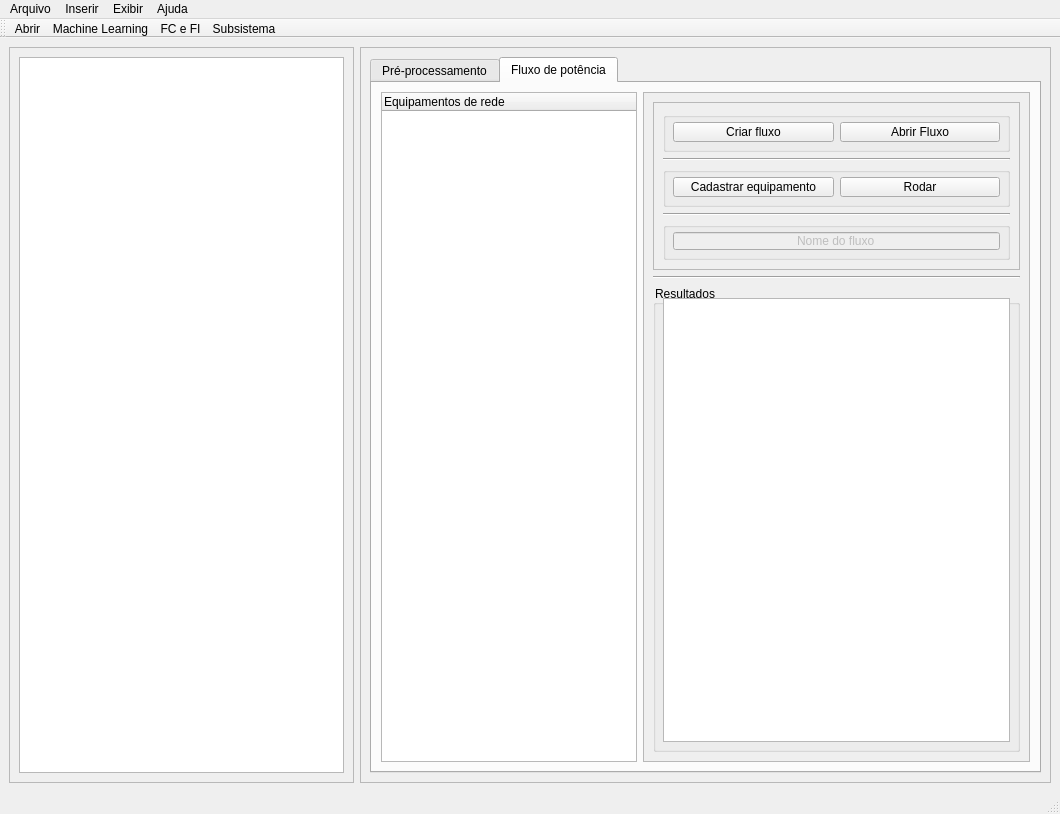
<?xml version="1.0" encoding="UTF-8"?>
<ui version="4.0">
 <class>MainWindow</class>
 <widget class="QMainWindow" name="MainWindow">
  <property name="geometry">
   <rect>
    <x>0</x>
    <y>0</y>
    <width>1060</width>
    <height>814</height>
   </rect>
  </property>
  <property name="windowTitle">
   <string>MainWindow</string>
  </property>
  <property name="styleSheet">
   <string notr="true">QWidget {  margin:0;padding:0;};
QMainWindow{margin:0;padding:0;}</string>
  </property>
  <widget class="QWidget" name="centralwidget">
   <property name="styleSheet">
    <string notr="true"/>
   </property>
   <layout class="QHBoxLayout" name="horizontalLayout" stretch="1,2">
    <item>
     <widget class="QScrollArea" name="scrollArea">
      <property name="maximumSize">
       <size>
        <width>16777215</width>
        <height>16777215</height>
       </size>
      </property>
      <property name="styleSheet">
       <string notr="true"/>
      </property>
      <property name="frameShape">
       <enum>QFrame::StyledPanel</enum>
      </property>
      <property name="frameShadow">
       <enum>QFrame::Sunken</enum>
      </property>
      <property name="sizeAdjustPolicy">
       <enum>QAbstractScrollArea::AdjustIgnored</enum>
      </property>
      <property name="widgetResizable">
       <bool>true</bool>
      </property>
      <widget class="QWidget" name="scrollAreaWidgetContents">
       <property name="geometry">
        <rect>
         <x>0</x>
         <y>0</y>
         <width>342</width>
         <height>704</height>
        </rect>
       </property>
       <layout class="QVBoxLayout" name="verticalLayout">
        <item>
         <widget class="QTreeWidget" name="eq_treewidget">
          <attribute name="headerVisible">
           <bool>false</bool>
          </attribute>
          <attribute name="headerCascadingSectionResizes">
           <bool>false</bool>
          </attribute>
          <column>
           <property name="text">
            <string notr="true">Equipamentos</string>
           </property>
          </column>
         </widget>
        </item>
       </layout>
      </widget>
     </widget>
    </item>
    <item>
     <widget class="QScrollArea" name="scrollArea_2">
      <property name="styleSheet">
       <string notr="true"/>
      </property>
      <property name="widgetResizable">
       <bool>true</bool>
      </property>
      <widget class="QWidget" name="scrollAreaWidgetContents_2">
       <property name="geometry">
        <rect>
         <x>0</x>
         <y>0</y>
         <width>685</width>
         <height>704</height>
        </rect>
       </property>
       <layout class="QGridLayout" name="gridLayout">
        <item row="0" column="0">
         <widget class="QTabWidget" name="tabWidget">
          <property name="styleSheet">
           <string notr="true"/>
          </property>
          <property name="currentIndex">
           <number>1</number>
          </property>
          <widget class="QWidget" name="tab">
           <attribute name="title">
            <string>Pré-processamento</string>
           </attribute>
           <layout class="QVBoxLayout" name="verticalLayout_2">
            <item>
             <widget class="QScrollArea" name="scrollArea_5">
              <property name="styleSheet">
               <string notr="true"/>
              </property>
              <property name="widgetResizable">
               <bool>true</bool>
              </property>
              <widget class="QWidget" name="scrollAreaWidgetContents_6">
               <property name="geometry">
                <rect>
                 <x>0</x>
                 <y>0</y>
                 <width>612</width>
                 <height>1049</height>
                </rect>
               </property>
               <layout class="QVBoxLayout" name="verticalLayout_6">
                <item>
                 <widget class="QFrame" name="frame">
                  <property name="frameShape">
                   <enum>QFrame::StyledPanel</enum>
                  </property>
                  <property name="frameShadow">
                   <enum>QFrame::Raised</enum>
                  </property>
                  <layout class="QVBoxLayout" name="verticalLayout_3" stretch="0,0,10,0,10,0,0,0">
                   <item>
                    <widget class="QFrame" name="frame_2">
                     <property name="baseSize">
                      <size>
                       <width>0</width>
                       <height>0</height>
                      </size>
                     </property>
                     <property name="frameShape">
                      <enum>QFrame::StyledPanel</enum>
                     </property>
                     <property name="frameShadow">
                      <enum>QFrame::Raised</enum>
                     </property>
                     <layout class="QHBoxLayout" name="horizontalLayout_2" stretch="1,4">
                      <item>
                       <widget class="QLabel" name="label">
                        <property name="text">
                         <string>Base carregada:</string>
                        </property>
                       </widget>
                      </item>
                      <item>
                       <widget class="QLabel" name="name_base_label">
                        <property name="text">
                         <string>Nenhuma</string>
                        </property>
                       </widget>
                      </item>
                     </layout>
                    </widget>
                   </item>
                   <item>
                    <widget class="Line" name="line">
                     <property name="orientation">
                      <enum>Qt::Horizontal</enum>
                     </property>
                    </widget>
                   </item>
                   <item>
                    <widget class="QFrame" name="frame_6">
                     <property name="minimumSize">
                      <size>
                       <width>0</width>
                       <height>200</height>
                      </size>
                     </property>
                     <property name="frameShape">
                      <enum>QFrame::StyledPanel</enum>
                     </property>
                     <property name="frameShadow">
                      <enum>QFrame::Raised</enum>
                     </property>
                     <layout class="QVBoxLayout" name="verticalLayout_4" stretch="1,10">
                      <item>
                       <widget class="QLabel" name="label_3">
                        <property name="text">
                         <string>Estatísticas:</string>
                        </property>
                       </widget>
                      </item>
                      <item>
                       <widget class="QScrollArea" name="scrollArea_3">
                        <property name="sizePolicy">
                         <sizepolicy hsizetype="Expanding" vsizetype="Expanding">
                          <horstretch>0</horstretch>
                          <verstretch>0</verstretch>
                         </sizepolicy>
                        </property>
                        <property name="widgetResizable">
                         <bool>true</bool>
                        </property>
                        <widget class="QWidget" name="scrollAreaWidgetContents_3">
                         <property name="geometry">
                          <rect>
                           <x>0</x>
                           <y>0</y>
                           <width>540</width>
                           <height>151</height>
                          </rect>
                         </property>
                         <layout class="QVBoxLayout" name="verticalLayout_9">
                          <item>
                           <widget class="QLabel" name="est_label">
                            <property name="text">
                             <string>Estatísticas da base de dados.</string>
                            </property>
                           </widget>
                          </item>
                         </layout>
                        </widget>
                       </widget>
                      </item>
                     </layout>
                    </widget>
                   </item>
                   <item>
                    <widget class="Line" name="line_2">
                     <property name="orientation">
                      <enum>Qt::Horizontal</enum>
                     </property>
                    </widget>
                   </item>
                   <item>
                    <widget class="QFrame" name="frame_5">
                     <property name="minimumSize">
                      <size>
                       <width>0</width>
                       <height>200</height>
                      </size>
                     </property>
                     <property name="frameShape">
                      <enum>QFrame::StyledPanel</enum>
                     </property>
                     <property name="frameShadow">
                      <enum>QFrame::Raised</enum>
                     </property>
                     <layout class="QVBoxLayout" name="verticalLayout_5" stretch="1,10">
                      <item>
                       <widget class="QLabel" name="label_4">
                        <property name="text">
                         <string>Correlação:</string>
                        </property>
                       </widget>
                      </item>
                      <item>
                       <widget class="QScrollArea" name="scrollArea_4">
                        <property name="sizePolicy">
                         <sizepolicy hsizetype="Expanding" vsizetype="Expanding">
                          <horstretch>0</horstretch>
                          <verstretch>0</verstretch>
                         </sizepolicy>
                        </property>
                        <property name="widgetResizable">
                         <bool>true</bool>
                        </property>
                        <widget class="QWidget" name="scrollAreaWidgetContents_4">
                         <property name="geometry">
                          <rect>
                           <x>0</x>
                           <y>0</y>
                           <width>540</width>
                           <height>151</height>
                          </rect>
                         </property>
                         <layout class="QVBoxLayout" name="verticalLayout_10">
                          <item>
                           <widget class="QLabel" name="corr_label">
                            <property name="text">
                             <string>Correlação da base de dados.</string>
                            </property>
                           </widget>
                          </item>
                         </layout>
                        </widget>
                       </widget>
                      </item>
                     </layout>
                    </widget>
                   </item>
                   <item>
                    <widget class="Line" name="line_3">
                     <property name="orientation">
                      <enum>Qt::Horizontal</enum>
                     </property>
                    </widget>
                   </item>
                   <item>
                    <widget class="QFrame" name="frame_3">
                     <property name="frameShape">
                      <enum>QFrame::StyledPanel</enum>
                     </property>
                     <property name="frameShadow">
                      <enum>QFrame::Raised</enum>
                     </property>
                     <layout class="QVBoxLayout" name="verticalLayout_8">
                      <property name="spacing">
                       <number>6</number>
                      </property>
                      <item>
                       <widget class="QLabel" name="label_5">
                        <property name="text">
                         <string>Processamento:</string>
                        </property>
                       </widget>
                      </item>
                      <item>
                       <layout class="QHBoxLayout" name="horizontalLayout_9">
                        <item>
                         <spacer name="horizontalSpacer_12">
                          <property name="orientation">
                           <enum>Qt::Horizontal</enum>
                          </property>
                          <property name="sizeHint" stdset="0">
                           <size>
                            <width>40</width>
                            <height>20</height>
                           </size>
                          </property>
                         </spacer>
                        </item>
                        <item>
                         <widget class="QLabel" name="label_2">
                          <property name="text">
                           <string>Colunas Selecionadas:</string>
                          </property>
                         </widget>
                        </item>
                        <item>
                         <widget class="QLabel" name="col_label">
                          <property name="text">
                           <string>0</string>
                          </property>
                         </widget>
                        </item>
                        <item>
                         <spacer name="horizontalSpacer_13">
                          <property name="orientation">
                           <enum>Qt::Horizontal</enum>
                          </property>
                          <property name="sizeHint" stdset="0">
                           <size>
                            <width>40</width>
                            <height>20</height>
                           </size>
                          </property>
                         </spacer>
                        </item>
                       </layout>
                      </item>
                      <item>
                       <spacer name="verticalSpacer_2">
                        <property name="orientation">
                         <enum>Qt::Vertical</enum>
                        </property>
                        <property name="sizeType">
                         <enum>QSizePolicy::Fixed</enum>
                        </property>
                        <property name="sizeHint" stdset="0">
                         <size>
                          <width>20</width>
                          <height>5</height>
                         </size>
                        </property>
                       </spacer>
                      </item>
                      <item>
                       <widget class="QGroupBox" name="groupBox_6">
                        <property name="title">
                         <string>Substituir valores</string>
                        </property>
                        <layout class="QVBoxLayout" name="verticalLayout_7" stretch="1,0,0">
                         <property name="topMargin">
                          <number>22</number>
                         </property>
                         <item>
                          <spacer name="verticalSpacer_3">
                           <property name="orientation">
                            <enum>Qt::Vertical</enum>
                           </property>
                           <property name="sizeHint" stdset="0">
                            <size>
                             <width>20</width>
                             <height>40</height>
                            </size>
                           </property>
                          </spacer>
                         </item>
                         <item>
                          <widget class="QGroupBox" name="groupBox">
                           <property name="title">
                            <string/>
                           </property>
                           <layout class="QHBoxLayout" name="horizontalLayout_5" stretch="4,1,2,2,2">
                            <item>
                             <widget class="CheckableComboBox" name="sub_combobox"/>
                            </item>
                            <item>
                             <widget class="QPushButton" name="reset1">
                              <property name="minimumSize">
                               <size>
                                <width>0</width>
                                <height>20</height>
                               </size>
                              </property>
                              <property name="text">
                               <string>Reset</string>
                              </property>
                             </widget>
                            </item>
                            <item>
                             <widget class="QLineEdit" name="sub_lineEdit1"/>
                            </item>
                            <item>
                             <widget class="QPushButton" name="sub_button">
                              <property name="minimumSize">
                               <size>
                                <width>95</width>
                                <height>20</height>
                               </size>
                              </property>
                              <property name="baseSize">
                               <size>
                                <width>0</width>
                                <height>0</height>
                               </size>
                              </property>
                              <property name="text">
                               <string>Substituir por</string>
                              </property>
                             </widget>
                            </item>
                            <item>
                             <widget class="QLineEdit" name="sub_lineEdit2"/>
                            </item>
                           </layout>
                          </widget>
                         </item>
                         <item>
                          <widget class="QGroupBox" name="groupBox_4">
                           <property name="title">
                            <string/>
                           </property>
                           <layout class="QHBoxLayout" name="horizontalLayout_11" stretch="2,1,3">
                            <item>
                             <widget class="QComboBox" name="replace_combobox"/>
                            </item>
                            <item>
                             <widget class="QPushButton" name="replace_button">
                              <property name="minimumSize">
                               <size>
                                <width>95</width>
                                <height>20</height>
                               </size>
                              </property>
                              <property name="baseSize">
                               <size>
                                <width>0</width>
                                <height>0</height>
                               </size>
                              </property>
                              <property name="text">
                               <string>Substituir valores</string>
                              </property>
                             </widget>
                            </item>
                            <item>
                             <spacer name="horizontalSpacer_4">
                              <property name="orientation">
                               <enum>Qt::Horizontal</enum>
                              </property>
                              <property name="sizeHint" stdset="0">
                               <size>
                                <width>40</width>
                                <height>20</height>
                               </size>
                              </property>
                             </spacer>
                            </item>
                           </layout>
                          </widget>
                         </item>
                        </layout>
                       </widget>
                      </item>
                      <item>
                       <widget class="QGroupBox" name="groupBox_7">
                        <property name="title">
                         <string>Manipular colunas</string>
                        </property>
                        <layout class="QVBoxLayout" name="verticalLayout_11" stretch="2,0,0,0,0">
                         <property name="topMargin">
                          <number>11</number>
                         </property>
                         <item>
                          <spacer name="verticalSpacer_4">
                           <property name="orientation">
                            <enum>Qt::Vertical</enum>
                           </property>
                           <property name="sizeHint" stdset="0">
                            <size>
                             <width>20</width>
                             <height>40</height>
                            </size>
                           </property>
                          </spacer>
                         </item>
                         <item>
                          <spacer name="verticalSpacer_6">
                           <property name="orientation">
                            <enum>Qt::Vertical</enum>
                           </property>
                           <property name="sizeHint" stdset="0">
                            <size>
                             <width>20</width>
                             <height>40</height>
                            </size>
                           </property>
                          </spacer>
                         </item>
                         <item>
                          <spacer name="verticalSpacer_5">
                           <property name="orientation">
                            <enum>Qt::Vertical</enum>
                           </property>
                           <property name="sizeHint" stdset="0">
                            <size>
                             <width>20</width>
                             <height>40</height>
                            </size>
                           </property>
                          </spacer>
                         </item>
                         <item>
                          <widget class="QGroupBox" name="groupBox_2">
                           <property name="title">
                            <string/>
                           </property>
                           <layout class="QHBoxLayout" name="horizontalLayout_6" stretch="4,1,2,2,2">
                            <item>
                             <widget class="CheckableComboBox" name="remove_combobox"/>
                            </item>
                            <item>
                             <widget class="QPushButton" name="reset2">
                              <property name="minimumSize">
                               <size>
                                <width>0</width>
                                <height>20</height>
                               </size>
                              </property>
                              <property name="text">
                               <string>Reset</string>
                              </property>
                             </widget>
                            </item>
                            <item>
                             <widget class="QPushButton" name="remove_button">
                              <property name="minimumSize">
                               <size>
                                <width>0</width>
                                <height>20</height>
                               </size>
                              </property>
                              <property name="baseSize">
                               <size>
                                <width>0</width>
                                <height>0</height>
                               </size>
                              </property>
                              <property name="text">
                               <string>Eliminar </string>
                              </property>
                             </widget>
                            </item>
                            <item>
                             <widget class="QPushButton" name="manter_button">
                              <property name="minimumSize">
                               <size>
                                <width>0</width>
                                <height>20</height>
                               </size>
                              </property>
                              <property name="text">
                               <string>Manter</string>
                              </property>
                             </widget>
                            </item>
                            <item>
                             <spacer name="horizontalSpacer">
                              <property name="orientation">
                               <enum>Qt::Horizontal</enum>
                              </property>
                              <property name="sizeHint" stdset="0">
                               <size>
                                <width>40</width>
                                <height>20</height>
                               </size>
                              </property>
                             </spacer>
                            </item>
                           </layout>
                          </widget>
                         </item>
                         <item>
                          <widget class="QGroupBox" name="groupBox_3">
                           <property name="title">
                            <string/>
                           </property>
                           <layout class="QHBoxLayout" name="horizontalLayout_10">
                            <item>
                             <widget class="QLabel" name="label_6">
                              <property name="text">
                               <string>Limiar de valores ausentes(%):</string>
                              </property>
                             </widget>
                            </item>
                            <item>
                             <widget class="QDoubleSpinBox" name="limiar_spin"/>
                            </item>
                            <item>
                             <widget class="QPushButton" name="limiar_button">
                              <property name="minimumSize">
                               <size>
                                <width>95</width>
                                <height>20</height>
                               </size>
                              </property>
                              <property name="baseSize">
                               <size>
                                <width>0</width>
                                <height>0</height>
                               </size>
                              </property>
                              <property name="text">
                               <string>Eliminar colunas</string>
                              </property>
                             </widget>
                            </item>
                            <item>
                             <spacer name="horizontalSpacer_2">
                              <property name="orientation">
                               <enum>Qt::Horizontal</enum>
                              </property>
                              <property name="sizeHint" stdset="0">
                               <size>
                                <width>40</width>
                                <height>20</height>
                               </size>
                              </property>
                             </spacer>
                            </item>
                           </layout>
                          </widget>
                         </item>
                        </layout>
                       </widget>
                      </item>
                      <item>
                       <widget class="QGroupBox" name="groupBox_5">
                        <property name="title">
                         <string>Geral</string>
                        </property>
                        <layout class="QHBoxLayout" name="horizontalLayout_12" stretch="3,2,2,2,0,3">
                         <property name="topMargin">
                          <number>22</number>
                         </property>
                         <item>
                          <spacer name="horizontalSpacer_5">
                           <property name="orientation">
                            <enum>Qt::Horizontal</enum>
                           </property>
                           <property name="sizeHint" stdset="0">
                            <size>
                             <width>40</width>
                             <height>20</height>
                            </size>
                           </property>
                          </spacer>
                         </item>
                         <item>
                          <widget class="QPushButton" name="reset_button">
                           <property name="minimumSize">
                            <size>
                             <width>120</width>
                             <height>20</height>
                            </size>
                           </property>
                           <property name="baseSize">
                            <size>
                             <width>0</width>
                             <height>0</height>
                            </size>
                           </property>
                           <property name="text">
                            <string>Base original</string>
                           </property>
                          </widget>
                         </item>
                         <item>
                          <widget class="QPushButton" name="tags_button">
                           <property name="minimumSize">
                            <size>
                             <width>120</width>
                             <height>20</height>
                            </size>
                           </property>
                           <property name="maximumSize">
                            <size>
                             <width>120</width>
                             <height>16777215</height>
                            </size>
                           </property>
                           <property name="text">
                            <string>Carregar unidades</string>
                           </property>
                          </widget>
                         </item>
                         <item>
                          <widget class="QPushButton" name="df_show_button">
                           <property name="minimumSize">
                            <size>
                             <width>120</width>
                             <height>20</height>
                            </size>
                           </property>
                           <property name="baseSize">
                            <size>
                             <width>0</width>
                             <height>0</height>
                            </size>
                           </property>
                           <property name="text">
                            <string>Visualizar Dataframe</string>
                           </property>
                          </widget>
                         </item>
                         <item>
                          <widget class="QPushButton" name="sb_button">
                           <property name="minimumSize">
                            <size>
                             <width>120</width>
                             <height>20</height>
                            </size>
                           </property>
                           <property name="text">
                            <string>Subsistemas</string>
                           </property>
                          </widget>
                         </item>
                         <item>
                          <spacer name="horizontalSpacer_3">
                           <property name="orientation">
                            <enum>Qt::Horizontal</enum>
                           </property>
                           <property name="sizeHint" stdset="0">
                            <size>
                             <width>40</width>
                             <height>20</height>
                            </size>
                           </property>
                          </spacer>
                         </item>
                        </layout>
                       </widget>
                      </item>
                      <item>
                       <spacer name="verticalSpacer">
                        <property name="orientation">
                         <enum>Qt::Vertical</enum>
                        </property>
                        <property name="sizeType">
                         <enum>QSizePolicy::Fixed</enum>
                        </property>
                        <property name="sizeHint" stdset="0">
                         <size>
                          <width>20</width>
                          <height>30</height>
                         </size>
                        </property>
                       </spacer>
                      </item>
                      <item>
                       <layout class="QHBoxLayout" name="horizontalLayout_7"/>
                      </item>
                     </layout>
                    </widget>
                   </item>
                   <item>
                    <widget class="Line" name="line_4">
                     <property name="orientation">
                      <enum>Qt::Horizontal</enum>
                     </property>
                    </widget>
                   </item>
                  </layout>
                 </widget>
                </item>
                <item>
                 <layout class="QHBoxLayout" name="horizontalLayout_8" stretch="2,1,2">
                  <item>
                   <spacer name="horizontalSpacer_11">
                    <property name="orientation">
                     <enum>Qt::Horizontal</enum>
                    </property>
                    <property name="sizeHint" stdset="0">
                     <size>
                      <width>40</width>
                      <height>20</height>
                     </size>
                    </property>
                   </spacer>
                  </item>
                  <item>
                   <widget class="QPushButton" name="run_dash_button">
                    <property name="minimumSize">
                     <size>
                      <width>0</width>
                      <height>20</height>
                     </size>
                    </property>
                    <property name="text">
                     <string>Exibir Análise</string>
                    </property>
                   </widget>
                  </item>
                  <item>
                   <spacer name="horizontalSpacer_10">
                    <property name="orientation">
                     <enum>Qt::Horizontal</enum>
                    </property>
                    <property name="sizeHint" stdset="0">
                     <size>
                      <width>40</width>
                      <height>20</height>
                     </size>
                    </property>
                   </spacer>
                  </item>
                 </layout>
                </item>
               </layout>
              </widget>
             </widget>
            </item>
           </layout>
          </widget>
          <widget class="QWidget" name="tab_2">
           <attribute name="title">
            <string>Fluxo de potência</string>
           </attribute>
           <layout class="QGridLayout" name="gridLayout_3">
            <item row="0" column="0">
             <widget class="QTreeWidget" name="fp_eq_rede_treewidget">
              <property name="sizePolicy">
               <sizepolicy hsizetype="Maximum" vsizetype="Expanding">
                <horstretch>0</horstretch>
                <verstretch>0</verstretch>
               </sizepolicy>
              </property>
              <property name="maximumSize">
               <size>
                <width>1000</width>
                <height>16777215</height>
               </size>
              </property>
              <column>
               <property name="text">
                <string>Equipamentos de rede</string>
               </property>
              </column>
             </widget>
            </item>
            <item row="0" column="1">
             <widget class="QScrollArea" name="scrollArea_6">
              <property name="widgetResizable">
               <bool>true</bool>
              </property>
              <widget class="QWidget" name="scrollAreaWidgetContents_5">
               <property name="geometry">
                <rect>
                 <x>0</x>
                 <y>0</y>
                 <width>370</width>
                 <height>629</height>
                </rect>
               </property>
               <layout class="QGridLayout" name="gridLayout_4">
                <item row="2" column="0">
                 <widget class="QGroupBox" name="groupBox_11">
                  <property name="sizePolicy">
                   <sizepolicy hsizetype="Expanding" vsizetype="Expanding">
                    <horstretch>0</horstretch>
                    <verstretch>0</verstretch>
                   </sizepolicy>
                  </property>
                  <property name="title">
                   <string>Resultados</string>
                  </property>
                  <property name="alignment">
                   <set>Qt::AlignLeading|Qt::AlignLeft|Qt::AlignVCenter</set>
                  </property>
                  <layout class="QVBoxLayout" name="verticalLayout_13">
                   <property name="topMargin">
                    <number>12</number>
                   </property>
                   <item>
                    <widget class="QTextEdit" name="fp_res_textEdit">
                     <property name="sizePolicy">
                      <sizepolicy hsizetype="Preferred" vsizetype="Expanding">
                       <horstretch>0</horstretch>
                       <verstretch>0</verstretch>
                      </sizepolicy>
                     </property>
                    </widget>
                   </item>
                  </layout>
                 </widget>
                </item>
                <item row="0" column="0">
                 <widget class="QFrame" name="frame_7">
                  <property name="sizePolicy">
                   <sizepolicy hsizetype="Preferred" vsizetype="Preferred">
                    <horstretch>10</horstretch>
                    <verstretch>0</verstretch>
                   </sizepolicy>
                  </property>
                  <property name="frameShape">
                   <enum>QFrame::StyledPanel</enum>
                  </property>
                  <property name="frameShadow">
                   <enum>QFrame::Raised</enum>
                  </property>
                  <layout class="QVBoxLayout" name="verticalLayout_14">
                   <item>
                    <widget class="QGroupBox" name="groupBox_8">
                     <property name="title">
                      <string/>
                     </property>
                     <layout class="QHBoxLayout" name="horizontalLayout_16">
                      <item>
                       <widget class="QPushButton" name="fp_criar_flu_PB">
                        <property name="sizePolicy">
                         <sizepolicy hsizetype="Minimum" vsizetype="Minimum">
                          <horstretch>0</horstretch>
                          <verstretch>0</verstretch>
                         </sizepolicy>
                        </property>
                        <property name="text">
                         <string>Criar fluxo</string>
                        </property>
                       </widget>
                      </item>
                      <item>
                       <widget class="QPushButton" name="fp_abrir_flu_PB">
                        <property name="sizePolicy">
                         <sizepolicy hsizetype="Minimum" vsizetype="Minimum">
                          <horstretch>0</horstretch>
                          <verstretch>0</verstretch>
                         </sizepolicy>
                        </property>
                        <property name="minimumSize">
                         <size>
                          <width>60</width>
                          <height>20</height>
                         </size>
                        </property>
                        <property name="text">
                         <string>Abrir Fluxo</string>
                        </property>
                       </widget>
                      </item>
                     </layout>
                    </widget>
                   </item>
                   <item>
                    <widget class="Line" name="line_5">
                     <property name="orientation">
                      <enum>Qt::Horizontal</enum>
                     </property>
                    </widget>
                   </item>
                   <item>
                    <widget class="QGroupBox" name="groupBox_9">
                     <property name="title">
                      <string/>
                     </property>
                     <layout class="QHBoxLayout" name="horizontalLayout_3">
                      <item>
                       <widget class="QPushButton" name="fp_cad_eq_PB">
                        <property name="sizePolicy">
                         <sizepolicy hsizetype="Minimum" vsizetype="Minimum">
                          <horstretch>0</horstretch>
                          <verstretch>0</verstretch>
                         </sizepolicy>
                        </property>
                        <property name="text">
                         <string>Cadastrar equipamento</string>
                        </property>
                       </widget>
                      </item>
                      <item>
                       <widget class="QPushButton" name="fp_rodar_PB">
                        <property name="sizePolicy">
                         <sizepolicy hsizetype="Minimum" vsizetype="Minimum">
                          <horstretch>0</horstretch>
                          <verstretch>0</verstretch>
                         </sizepolicy>
                        </property>
                        <property name="minimumSize">
                         <size>
                          <width>55</width>
                          <height>20</height>
                         </size>
                        </property>
                        <property name="layoutDirection">
                         <enum>Qt::LeftToRight</enum>
                        </property>
                        <property name="text">
                         <string>Rodar</string>
                        </property>
                        <property name="autoRepeatInterval">
                         <number>0</number>
                        </property>
                       </widget>
                      </item>
                     </layout>
                    </widget>
                   </item>
                   <item>
                    <widget class="Line" name="line_6">
                     <property name="orientation">
                      <enum>Qt::Horizontal</enum>
                     </property>
                    </widget>
                   </item>
                   <item>
                    <widget class="QGroupBox" name="groupBox_10">
                     <property name="title">
                      <string/>
                     </property>
                     <layout class="QHBoxLayout" name="horizontalLayout_4">
                      <item>
                       <widget class="QLineEdit" name="fp_nome_lineEdit">
                        <property name="enabled">
                         <bool>false</bool>
                        </property>
                        <property name="layoutDirection">
                         <enum>Qt::LeftToRight</enum>
                        </property>
                        <property name="text">
                         <string>Nome do fluxo</string>
                        </property>
                        <property name="alignment">
                         <set>Qt::AlignCenter</set>
                        </property>
                       </widget>
                      </item>
                     </layout>
                    </widget>
                   </item>
                  </layout>
                 </widget>
                </item>
                <item row="1" column="0">
                 <widget class="Line" name="line_7">
                  <property name="orientation">
                   <enum>Qt::Horizontal</enum>
                  </property>
                 </widget>
                </item>
               </layout>
              </widget>
             </widget>
            </item>
           </layout>
          </widget>
         </widget>
        </item>
       </layout>
      </widget>
     </widget>
    </item>
   </layout>
  </widget>
  <widget class="QMenuBar" name="menubar">
   <property name="geometry">
    <rect>
     <x>0</x>
     <y>0</y>
     <width>1060</width>
     <height>26</height>
    </rect>
   </property>
   <widget class="QMenu" name="menuArquivo">
    <property name="title">
     <string>Arquivo</string>
    </property>
    <addaction name="actionAbrir"/>
   </widget>
   <widget class="QMenu" name="menuInserir">
    <property name="title">
     <string>Inserir</string>
    </property>
   </widget>
   <widget class="QMenu" name="menuExibir">
    <property name="title">
     <string>Exibir</string>
    </property>
   </widget>
   <widget class="QMenu" name="menuAjuda">
    <property name="title">
     <string>Ajuda</string>
    </property>
   </widget>
   <addaction name="menuArquivo"/>
   <addaction name="menuInserir"/>
   <addaction name="menuExibir"/>
   <addaction name="menuAjuda"/>
  </widget>
  <widget class="QStatusBar" name="statusbar"/>
  <widget class="QToolBar" name="toolBar">
   <property name="windowTitle">
    <string>toolBar</string>
   </property>
   <attribute name="toolBarArea">
    <enum>TopToolBarArea</enum>
   </attribute>
   <attribute name="toolBarBreak">
    <bool>false</bool>
   </attribute>
   <addaction name="actionAbrir"/>
   <addaction name="actionML"/>
   <addaction name="actionFC_e_FI"/>
   <addaction name="actionSubsistema"/>
  </widget>
  <action name="actionAbrir">
   <property name="icon">
    <iconset>
     <normaloff>:/icons/db_icon.png</normaloff>:/icons/db_icon.png</iconset>
   </property>
   <property name="text">
    <string>Abrir</string>
   </property>
  </action>
  <action name="actionAnalisar_Dados">
   <property name="icon">
    <iconset>
     <normaloff>:/icons/db_icon.png</normaloff>:/icons/db_icon.png</iconset>
   </property>
   <property name="text">
    <string>Analisar Dados Históricos</string>
   </property>
  </action>
  <action name="actionML">
   <property name="icon">
    <iconset>
     <normaloff>:/icons/ml_icon.png</normaloff>:/icons/ml_icon.png</iconset>
   </property>
   <property name="text">
    <string>Machine Learning</string>
   </property>
   <property name="toolTip">
    <string>Novo equipamento</string>
   </property>
  </action>
  <action name="actionFC_e_FI">
   <property name="text">
    <string>FC e FI</string>
   </property>
   <property name="toolTip">
    <string>Calcular FC e FI dos equipamentos</string>
   </property>
  </action>
  <action name="actionSubsistema">
   <property name="text">
    <string>Subsistema</string>
   </property>
  </action>
 </widget>
 <customwidgets>
  <customwidget>
   <class>CheckableComboBox</class>
   <extends>QComboBox</extends>
   <header>multiSelCombo2</header>
  </customwidget>
 </customwidgets>
 <resources/>
 <connections/>
</ui>
